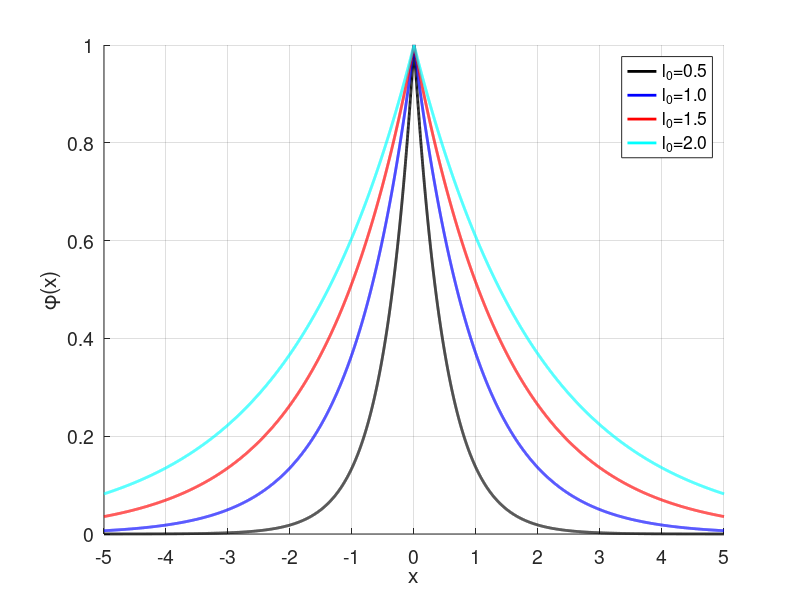

Reproduce this figure in MATLAB.
a=0;
x=-5:0.001:5;
l0=[0.5 1.0 1.5 2.0];
pointCount=length(x);
vals=zeros(pointCount,length(l0));
for i=1:length(l0)
    vals(:,i) = exp(-abs(x-a)/l0(i));
end

figure
set(gca,'FontSize',14)
hold on
plot(x,vals(:,1),'black-','LineWidth',2);
plot(x,vals(:,2),'blue-','LineWidth',2);
plot(x,vals(:,3),'red-','LineWidth',2);
plot(x,vals(:,4),'cyan-','LineWidth',2);
xlabel('x')
ylabel('\phi(x)')
legend('l_0=0.5','l_0=1.0','l_0=1.5','l_0=2.0')
set(gca,'XTick',[-5 -4 -3 -2. -1 0 1 2 3 4 5])
grid on
axis([-5 5. 0 1.])
